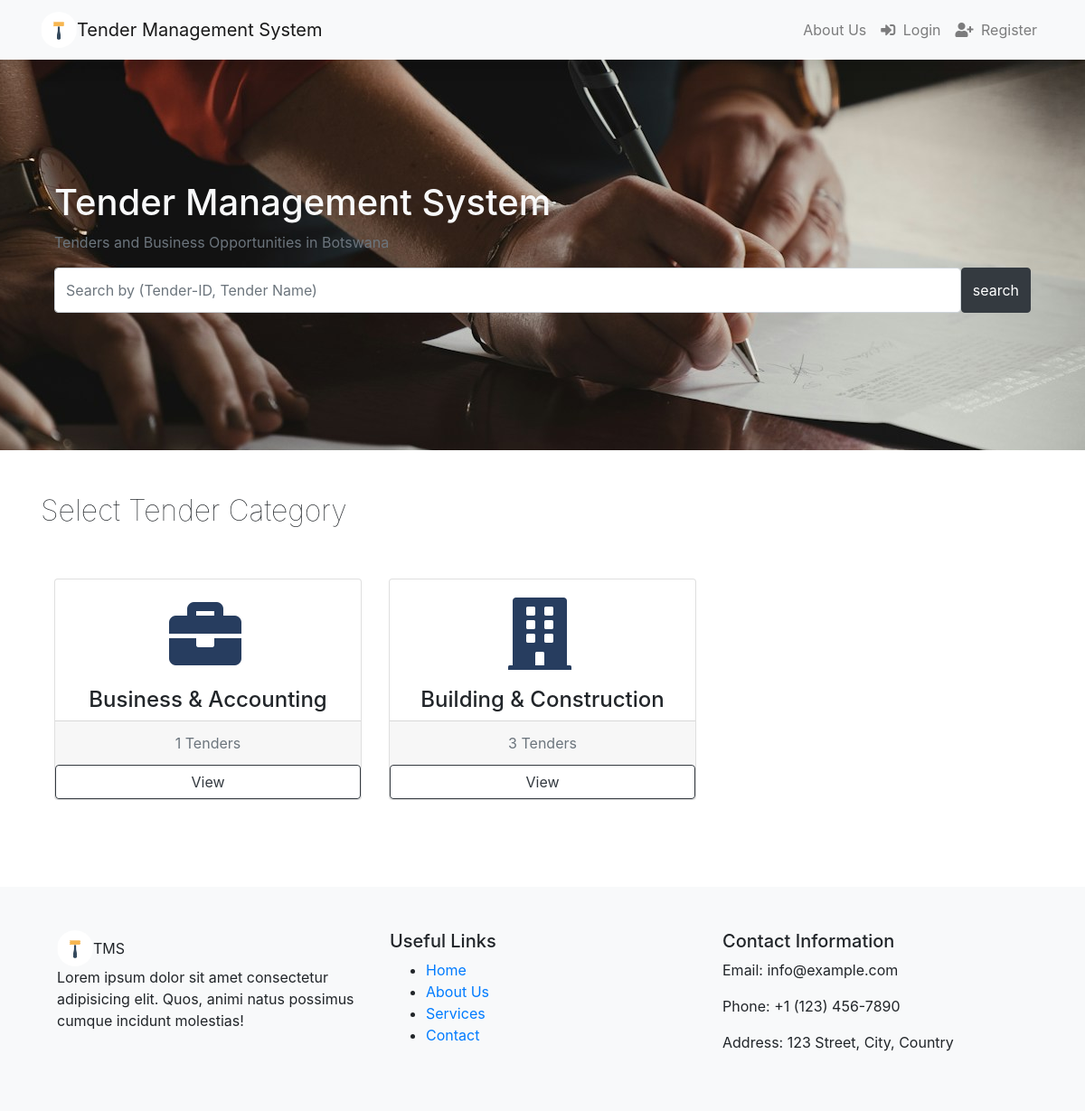
The page / on the database its author committed.
### tender/models.py (models this page shows, shortened)
class Category(models.Model):
    name = models.CharField(max_length=100)
    icon = models.CharField(max_length=100)

### webpage/views.py (the view)
# urls.py: path('', views.index,name='index'),
def index(request):
    categories = Category.objects.annotate(item_count=Count("tender"))
    siteuser = "SiteUser.objects.get(user=request.user.id)"
    context = {
        'categories': categories,
        'siteuser': siteuser,
    }
    return render(request, 'webpage/index.html', context)

### templates/webpage/index.html
{% extends 'base.html' %} {% load static %} {% block content%}
{% include 'partials/search-bar.html' %}
<div class="container mt-5 text-center">
  <div class="row">
    <div class="col-md-12">
      <div class="title-wrap d-flex justify-content-between">
        <div class="title-box">
          <h2 class="title-a" style="font-weight: 100">
            Select Tender Category
          </h2>
        </div>
      </div>
    </div>
  </div>
  <div class="container mt-5 mb-5">
    <div class="row">
      {% if categories %} {% for category in categories %}
      <div class="col-md-4 mb-5">
        <div class="card">
          <div class="card-block">
            <div class="card-box-ico2">
              <span class="{{category.icon}}"></span>
            </div>
            <h4>{{category.name}}</h4>
          </div>
          <div class="card-footer">
            <span class="text-muted">{{ category.item_count }} Tenders</span>
          </div>
          <a
            href="{% url 'tenders_by_category' category.id %}"
            class="stretched-link btn btn-block btn-outline-dark"
            >View</a
          >
        </div>
      </div>
      {% endfor %} {% else %}
      <div class="col-md-12">
        <p>No Categories Available</p>
      </div>
      {% endif %}
    </div>
  </div>
</div>
{% endblock %}

### static/css/style.css (style rules this page uses)
.card-box-ico2 { padding: 1.2rem; border-radius: 20px; margin-right: 6px; }
.card-box-ico2 span { font-size: 5rem; color:#273d5f; }

### rows shown on the page
Category: name "Business & Accounting", item_count "1"
Category: name "Building & Construction", item_count "3"
